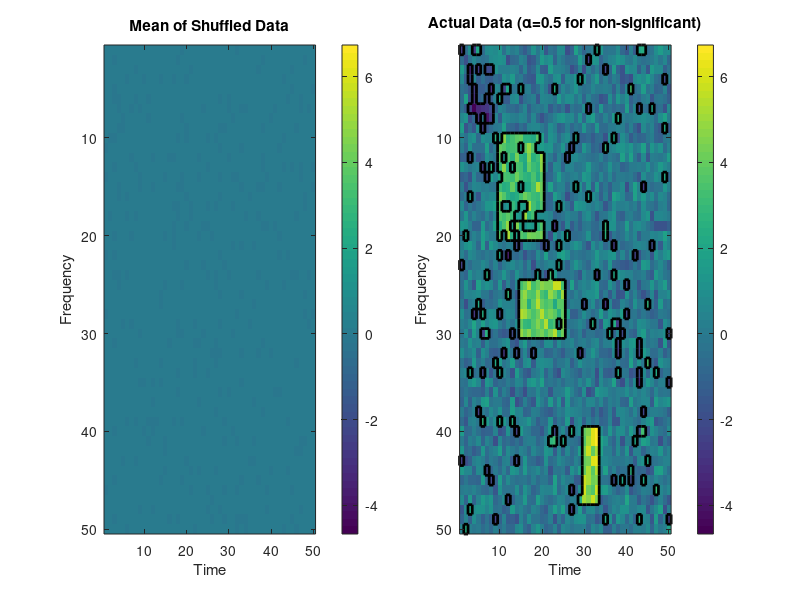

The MATLAB source for this figure:
function testsim_cluster_perm_vs_shuffled_claude
% mainly generated by Claude 3.5 Sonnet


% Example usage:
% Generate sample data
time_points = 50;
frequencies = 50;
n_permutations = 1000;
level_of_noise = 1;
alpha = 0.05;
cluster_thresh = 0.05;
ci_thresh = 0.95;

rng(1); % comment if you don't want the same seed

% Create actual signal (example with a simulated effect)
actual_tf = level_of_noise*randn(time_points, frequencies);

% Add effects
effect_strength  = [-2 3 4 5];
effect_time = [3 8; 10 20; 25 30; 40 47];
effect_freq = [3 8; 10 20; 15 25; 30 33];

for i = 1:length(effect_strength)
        actual_tf(effect_time(i,1):effect_time(i,2), effect_freq(i,1):effect_freq(i,2)) = ...
        actual_tf(effect_time(i,1):effect_time(i,2), effect_freq(i,1):effect_freq(i,2)) + effect_strength(i);
end

% actual_tf(40:60, 20:30) = actual_tf(40:60, 20:30) + 5;  % Add effect

% Create shuffled data
shuffled_tf = level_of_noise*randn(time_points, frequencies, n_permutations);

null_mean = mean(shuffled_tf, 3);
null_std = std(shuffled_tf, 0, 3);

% Run permutation test
% [clusters, cluster_stats, p_values, significance_map] = tfClusterPermTest(actual_tf, shuffled_tf, alpha, cluster_thresh);
% [clusters, cluster_stats, p_values, significance_map] = tfClusterPermTestWithMeanStd(actual_tf, null_mean, null_std, alpha, cluster_thresh);
[clusters, cluster_stats, p_values, significance_map] = tfClusterPermTestWithCI(actual_tf, shuffled_tf, alpha, ci_thresh);



% Visualization
figure('Position', [100 100 1200 400]);

% Get common color limits for both plots
cmin = min(min(actual_tf(:)), min(null_mean(:)));
cmax = max(max(actual_tf(:)), max(null_mean(:)));

% Plot mean shuffled data
subplot(1,2,1);
imagesc(null_mean);
colorbar;
title('Mean of Shuffled Data');
ylabel('Frequency');
xlabel('Time');
caxis([cmin cmax]);

% Plot actual data with transparency for non-significant regions
subplot(1,2,2);
h_all = imagesc(actual_tf);

% Apply 50% transparency to nonsignificant bins by setting their color to a pale shade
alpha_data = 0.5 * ones(size(actual_tf));  % Initialize all bins with 50% transparency
alpha_data(significance_map) = 1;        % Keep significant clusters opaque
set(h_all, 'AlphaData', alpha_data);
plotRegionBoundaries(alpha_data==1);

colorbar;
title('Actual Data (α=0.5 for non-significant)');
ylabel('Frequency');
xlabel('Time');
caxis([cmin cmax]);
hold off;

% Print results
fprintf('Number of clusters found: %d\n', length(clusters));
for i = 1:length(clusters)
    % fprintf('Cluster %d: stat = %.2f, p = %.3f\n', i, cluster_stats(i), p_values(i));
end




function [clusters, cluster_stats, p_values, significance_map] = tfClusterPermTest(actual_tf, shuffled_tf, alpha, cluster_thresh)
% Time-frequency cluster-based permutation test
%
% 1. Takes actual signal and shuffled versions as input
% 2. Computes t-statistics comparing actual signal to null distribution
% 3. Identifies clusters of significant points using connected components
% 4. Computes cluster-level statistics by summing t-values within clusters
% 5. Builds null distribution through permutations
% 6. Computes p-values for each cluster
% 7. Returns significant clusters and creates a significance map

% Inputs:
% actual_tf: 2D matrix [time x frequency] of actual signal
% shuffled_tf: 3D matrix [time x frequency x n_permutations] of shuffled data
% alpha: significance level (e.g., 0.05)
% cluster_thresh: threshold for initial clustering (e.g., 0.05)
%
% Outputs:
% clusters: cell array of cluster indices
% cluster_stats: statistics for each cluster
% p_values: p-value for each cluster
% significance_map: binary map of significant clusters

% Get dimensions
[n_time, n_freq, n_perms] = size(shuffled_tf);

% Step 1: Compute t-statistics at each point
% Calculate mean and std of null distribution at each point
null_mean = mean(shuffled_tf, 3);
null_std = std(shuffled_tf, 0, 3);

% Compute t-statistic map
t_map = (actual_tf - null_mean) ./ (null_std + eps);

% Step 2: Threshold the t-statistics separately for positive and negative values
pos_thresh = t_map > tinv(1-cluster_thresh/2, n_perms-1);
neg_thresh = t_map < tinv(cluster_thresh/2, n_perms-1);

% % Fill holes in positive and negative threshold maps
% pos_thresh_filled = imfill(pos_thresh, 'holes');
% neg_thresh_filled = imfill(neg_thresh, 'holes');

% % Find clusters using filled maps
% pos_clusters = bwconncomp(pos_thresh_filled, 8);
% neg_clusters = bwconncomp(neg_thresh_filled, 8);

% Step 3: Find clusters separately for positive and negative thresholded maps
pos_clusters = bwconncomp(pos_thresh, 8);
neg_clusters = bwconncomp(neg_thresh, 8);


% Combine positive and negative clusters
n_pos_clusters = pos_clusters.NumObjects;
n_neg_clusters = neg_clusters.NumObjects;
n_clusters = n_pos_clusters + n_neg_clusters;

% Initialize outputs
clusters = cell(1, n_clusters);
cluster_stats = zeros(1, n_clusters);
p_values = ones(1, n_clusters);
significance_map = false(n_time, n_freq);

if n_clusters == 0
    return;
end

% Store all clusters (positive first, then negative)
clusters(1:n_pos_clusters) = pos_clusters.PixelIdxList;
clusters(n_pos_clusters+1:end) = neg_clusters.PixelIdxList;

% Step 4: Compute cluster statistics (keeping sign information)
for i = 1:n_clusters
    if i <= n_pos_clusters
        % For positive clusters, sum the positive t-values
        cluster_stats(i) = sum(t_map(clusters{i}));
    else
        % For negative clusters, sum the negative t-values
        cluster_stats(i) = sum(t_map(clusters{i}));
    end
end

% Step 5: Build null distribution of cluster statistics
null_max_stats = zeros(1, n_perms);
null_min_stats = zeros(1, n_perms);


for p = 1:n_perms
    % Compute t-statistics for this permutation
    perm_t_map = (shuffled_tf(:,:,p) - null_mean) ./ (null_std + eps);
    
    % Threshold and find clusters for both positive and negative
    perm_pos_thresh = perm_t_map > tinv(1-cluster_thresh/2, n_perms-1);
    perm_neg_thresh = perm_t_map < tinv(cluster_thresh/2, n_perms-1);
    
    perm_pos_clusters = bwconncomp(perm_pos_thresh, 8);
    perm_neg_clusters = bwconncomp(perm_neg_thresh, 8);
    
    % Compute statistics for positive clusters
    max_pos_stat = 0;
    if perm_pos_clusters.NumObjects > 0
        pos_stats = zeros(1, perm_pos_clusters.NumObjects);
        for c = 1:perm_pos_clusters.NumObjects
            pos_stats(c) = sum(perm_t_map(perm_pos_clusters.PixelIdxList{c}));
        end
        max_pos_stat = max(pos_stats);
    end
    
    % Compute statistics for negative clusters
    min_neg_stat = 0;
    if perm_neg_clusters.NumObjects > 0
        neg_stats = zeros(1, perm_neg_clusters.NumObjects);
        for c = 1:perm_neg_clusters.NumObjects
            neg_stats(c) = sum(perm_t_map(perm_neg_clusters.PixelIdxList{c}));
        end
        min_neg_stat = min(neg_stats);
    end
    
    null_max_stats(p) = max_pos_stat;
    null_min_stats(p) = min_neg_stat;
end

% Step 6: Compute p-values separately for positive and negative clusters
for i = 1:n_clusters
    if i <= n_pos_clusters
        % For positive clusters, compare with null_max_stats
        p_values(i) = mean(null_max_stats >= cluster_stats(i));
    else
        % For negative clusters, compare with null_min_stats
        p_values(i) = mean(null_min_stats <= cluster_stats(i));
    end
end

% Create significance map
for i = 1:n_clusters
    if p_values(i) < alpha
        significance_map(clusters{i}) = true;
    end
end



function [clusters, cluster_stats, p_values, significance_map] = tfClusterPermTestWithMeanStd(actual_tf, null_mean, null_std, alpha, cluster_thresh)
% Time-frequency cluster-based permutation test using mean and std of permuted data
%
% The function is renamed to tfClusterPermTestWithMeanStd to reflect the new input parameters.
% Instead of taking the full 3D permuted data matrix, the function now takes the 2D mean and standard deviation of the permuted data as input.
% The null distribution of cluster-level statistics is generated using a parametric approach, where random t-maps are created based on the provided null mean and standard deviation.
% The p-values are computed by comparing the actual cluster statistics to the null distribution.
%
% Inputs:
% actual_tf: 2D matrix [time x frequency] of actual signal
% null_mean: 2D matrix [time x frequency] of mean of permuted data
% null_std: 2D matrix [time x frequency] of standard deviation of permuted data
% alpha: significance level (e.g., 0.05)
% cluster_thresh: threshold for initial clustering (e.g., 0.05)
%
% Outputs:
% clusters: cell array of cluster indices (combining positive and negative clusters)
% cluster_stats: statistics for each cluster
% p_values: p-values for each cluster
% significance_map: binary map of significant clusters

% Get dimensions
[n_time, n_freq] = size(actual_tf);

% Compute t-statistics at each point
t_map = (actual_tf - null_mean) ./ (null_std + eps);

% Threshold the t-statistics
pos_thresh_map = t_map > tinv(1-cluster_thresh/2, inf);
neg_thresh_map = t_map < -tinv(1-cluster_thresh/2, inf);

% Find clusters in thresholded maps
pos_connected_clusters = bwconncomp(pos_thresh_map, 8);  % 8-connected neighborhoods
neg_connected_clusters = bwconncomp(neg_thresh_map, 8);

% Initialize outputs
n_pos_clusters = pos_connected_clusters.NumObjects;
n_neg_clusters = neg_connected_clusters.NumObjects;
pos_clusters = pos_connected_clusters.PixelIdxList;
neg_clusters = neg_connected_clusters.PixelIdxList;

% Combine clusters
n_total_clusters = n_pos_clusters + n_neg_clusters;
clusters = cell(1, n_total_clusters);
cluster_stats = zeros(1, n_total_clusters);
p_values = ones(1, n_total_clusters);

% Copy positive clusters and their statistics
for i = 1:n_pos_clusters
    clusters{i} = pos_clusters{i};
    cluster_stats(i) = sum(t_map(pos_clusters{i}));
end

% Copy negative clusters and their statistics
for i = 1:n_neg_clusters
    clusters{i + n_pos_clusters} = neg_clusters{i};
    cluster_stats(i + n_pos_clusters) = sum(t_map(neg_clusters{i}));
end

significance_map = false(n_time, n_freq);

if n_total_clusters == 0
    return;
end

% Build null distribution of cluster statistics using parametric approach
num_perms = 10000;
% Generate random maps for all permutations at once
perm_maps = randn(n_time, n_freq, num_perms) .* null_std + null_mean;
pos_null_cluster_stats = zeros(1, num_perms);
neg_null_cluster_stats = zeros(1, num_perms);

% Process each permutation
for i = 1:num_perms
    curr_map = perm_maps(:,:,i);
    
    % Find positive clusters
    pos_perm_thresh_map = curr_map > tinv(1-cluster_thresh/2, inf);
    pos_perm_clusters = bwconncomp(pos_perm_thresh_map, 8);
    
    if pos_perm_clusters.NumObjects > 0
        pos_perm_cluster_stats = zeros(1, pos_perm_clusters.NumObjects);
        for c = 1:pos_perm_clusters.NumObjects
            pos_perm_cluster_stats(c) = sum(curr_map(pos_perm_clusters.PixelIdxList{c}));
        end
        pos_null_cluster_stats(i) = max(pos_perm_cluster_stats);
    end
    
    % Find negative clusters
    neg_perm_thresh_map = curr_map < -tinv(1-cluster_thresh/2, inf);
    neg_perm_clusters = bwconncomp(neg_perm_thresh_map, 8);
    
    if neg_perm_clusters.NumObjects > 0
        neg_perm_cluster_stats = zeros(1, neg_perm_clusters.NumObjects);
        for c = 1:neg_perm_clusters.NumObjects
            neg_perm_cluster_stats(c) = sum(curr_map(neg_perm_clusters.PixelIdxList{c}));
        end
        neg_null_cluster_stats(i) = min(neg_perm_cluster_stats);
    end
end

% Compute p-values
for i = 1:n_pos_clusters
    p_values(i) = mean(pos_null_cluster_stats >= cluster_stats(i));
end
for i = 1:n_neg_clusters
    p_values(i + n_pos_clusters) = mean(neg_null_cluster_stats <= cluster_stats(i + n_pos_clusters));
end

% Create significance map
for i = 1:n_total_clusters
    if p_values(i) < alpha
        significance_map(clusters{i}) = true;
    end
end

function [clusters, cluster_stats, p_values, significance_map] = tfClusterPermTestWithCI(actual_tf, shuffled_tf, alpha, ci_thresh)
% Time-frequency cluster-based permutation test using confidence intervals
%
% Inputs:
% actual_tf: 2D matrix [time x frequency] of actual signal
% shuffled_tf: 3D matrix [time x frequency x n_permutations] of shuffled data
% alpha: significance level (e.g., 0.05)
% ci_thresh: confidence interval level (e.g., 0.95)
%
% Outputs:
% clusters: cell array of cluster indices
% cluster_stats: statistics for each cluster
% p_values: p-value for each cluster
% significance_map: binary map of significant clusters

% Get dimensions
[n_time, n_freq, n_perms] = size(shuffled_tf);

% Compute null distribution stats
null_mean = mean(shuffled_tf, 3);
null_std = std(shuffled_tf, 0, 3);
null_lower = null_mean - tinv((1 + ci_thresh) / 2, n_perms-1) * null_std;
null_upper = null_mean + tinv((1 + ci_thresh) / 2, n_perms-1) * null_std;

% Find positive and negative clusters separately
pos_cluster_mask = actual_tf > null_upper;
neg_cluster_mask = actual_tf < null_lower;

% Label clusters independently for positive and negative masks
pos_clusters = bwconncomp(pos_cluster_mask, 8);
neg_clusters = bwconncomp(neg_cluster_mask, 8);

% Combine positive and negative clusters
clusters = [pos_clusters.PixelIdxList, neg_clusters.PixelIdxList];
n_clusters = numel(clusters);

% Initialize outputs
cluster_stats = zeros(1, n_clusters);
p_values = ones(1, n_clusters);
significance_map = false(n_time, n_freq);

if n_clusters == 0
    return;
end

% Compute cluster-level statistics for positive clusters
for i = 1:n_clusters
    cluster_indices = clusters{i};
    
    % Calculate cluster statistic based on sign
    if i <= numel(pos_clusters.PixelIdxList)
        % Positive cluster statistic
        cluster_stats(i) = sum(actual_tf(cluster_indices));
    else
        % Negative cluster statistic
        cluster_stats(i) = sum(-actual_tf(cluster_indices)); % flip sign for negative clusters
    end
end

% Compute p-values for each cluster
for i = 1:n_clusters
    % Observed cluster statistic
    observed_cluster_stat = cluster_stats(i);
    perm_cluster_stats = zeros(1, n_perms);

    % Calculate permuted statistics based on cluster indices
    for p = 1:n_perms
        perm_data = shuffled_tf(:,:,p);
        if i <= numel(pos_clusters.PixelIdxList)
            % Positive cluster: use positive threshold
            perm_cluster_stats(p) = sum(perm_data(clusters{i}));
        else
            % Negative cluster: use negative threshold
            perm_cluster_stats(p) = sum(-perm_data(clusters{i}));
        end
    end

    % P-value: proportion of permuted stats >= observed
    p_values(i) = mean(perm_cluster_stats >= observed_cluster_stat);
end

% Create significance map
for i = 1:n_clusters
    if p_values(i) < alpha
        significance_map(clusters{i}) = true;
    end
end

function [clusters, cluster_stats, p_values, significance_map] = tfClusterPermTestWithCI_(actual_tf, shuffled_tf, alpha, ci_thresh)
% Time-frequency cluster-based permutation test using confidence intervals
%
% The function is renamed to tfClusterPermTestWithCI to reflect the new approach.
% Instead of generating a null distribution of cluster statistics, the function computes the 95% confidence intervals for each time-frequency point based on the permuted data.
% The thresholding step checks which points in the actual data are outside the 95% confidence intervals of the permuted data.
% The cluster-level statistics are computed by summing the absolute values of the actual data within each cluster.
% The p-values are computed by checking how often the absolute value of the actual data within each cluster is greater than or equal to the absolute value of the upper or lower 95% confidence interval.
% The significance map is created based on the p-values and the specified alpha level.

% Inputs:
% actual_tf: 2D matrix [time x frequency] of actual signal
% shuffled_tf: 3D matrix [time x frequency x n_permutations] of shuffled data
% alpha: significance level (e.g., 0.05)
% ci_thresh: confidence interval level (e.g., 0.95)
%
% Outputs:
% clusters: cell array of cluster indices
% cluster_stats: statistics for each cluster
% p_values: p-value for each cluster
% significance_map: binary map of significant clusters

% Get dimensions
[n_time, n_freq, n_perms] = size(shuffled_tf);

% Compute null distribution stats
null_mean = mean(shuffled_tf, 3);
null_std = std(shuffled_tf, 0, 3);
null_lower = null_mean - tinv((1 + ci_thresh) / 2, n_perms-1) * null_std;
null_upper = null_mean + tinv((1 + ci_thresh) / 2, n_perms-1) * null_std;

% Find clusters where actual data is outside null distribution
thresh_map = (actual_tf < null_lower) | (actual_tf > null_upper);
connected_clusters = bwconncomp(thresh_map, 8);

% Initialize outputs
n_clusters = connected_clusters.NumObjects;
clusters = connected_clusters.PixelIdxList;
cluster_stats = zeros(1, n_clusters);
p_values = ones(1, n_clusters);
significance_map = false(n_time, n_freq);

if n_clusters == 0
    return;
end

% Compute cluster-level statistics
for i = 1:n_clusters
    cluster_stats(i) = sum(abs(actual_tf(clusters{i})));
end

% Compute p-values
for i = 1:n_clusters
    % Get the cluster statistic for observed data
    observed_cluster_stat = cluster_stats(i);
    
    % Calculate same cluster statistic for each permutation
    perm_cluster_stats = zeros(1, n_perms);
    for p = 1:n_perms
        perm_data = shuffled_tf(:,:,p);
        perm_cluster_stats(p) = sum(abs(perm_data(clusters{i})));
    end
    
    % P-value is proportion of permutation statistics >= observed
    p_values(i) = mean(perm_cluster_stats >= observed_cluster_stat);
end

% Create significance map
for i = 1:n_clusters
    if p_values(i) < alpha
        significance_map(clusters{i}) = true;
    end
end



function plotRegionBoundaries(matrix)
% Get matrix dimensions
[rows, cols] = size(matrix);

% Create figure and display binary matrix
% figure;
% imagesc(matrix);
% colormap([1 1 1; 0 0 1]); % White background, blue regions
% axis equal tight;
hold on;

% Create extended matrix with padding to help detect edges
padded = zeros(rows+2, cols+2);
padded(2:end-1, 2:end-1) = matrix;

% Initialize arrays to store line segments
x = [];
y = [];

% Scan for horizontal edges
for i = 1:rows
    for j = 1:cols
        if matrix(i,j) == 1
            % Check top edge
            if i == 1 || matrix(i-1,j) == 0
                x = [x, j-0.5, j+0.5, NaN];
                y = [y, i-0.5, i-0.5, NaN];
            end
            % Check bottom edge
            if i == rows || matrix(i+1,j) == 0
                x = [x, j-0.5, j+0.5, NaN];
                y = [y, i+0.5, i+0.5, NaN];
            end
        end
    end
end

% Scan for vertical edges
for j = 1:cols
    for i = 1:rows
        if matrix(i,j) == 1
            % Check left edge
            if j == 1 || matrix(i,j-1) == 0
                x = [x, j-0.5, j-0.5, NaN];
                y = [y, i-0.5, i+0.5, NaN];
            end
            % Check right edge
            if j == cols || matrix(i,j+1) == 0
                x = [x, j+0.5, j+0.5, NaN];
                y = [y, i-0.5, i+0.5, NaN];
            end
        end
    end
end

% Plot all edges at once
plot(x, y, 'k', 'LineWidth', 2);





